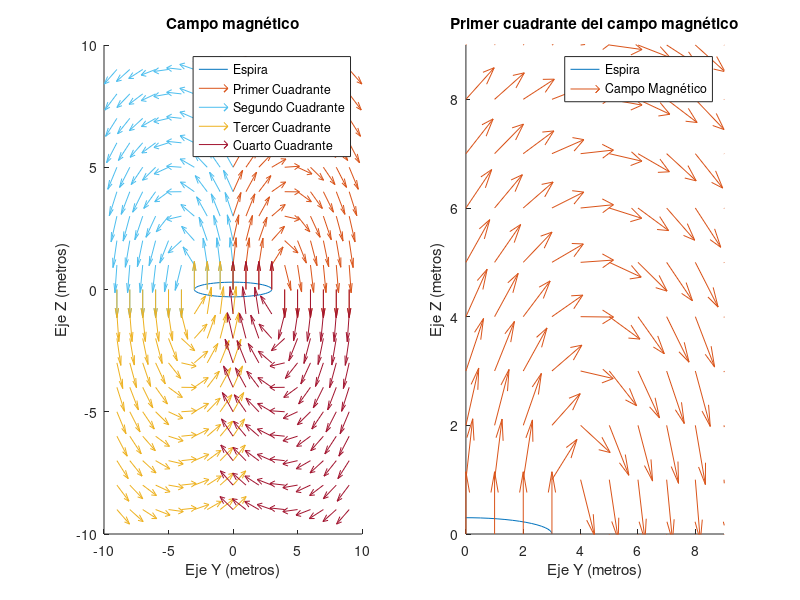

The MATLAB script that drew this image:
clear,cla

h = 1; %Diferencial
a = 3; %Radio de la espira
mu0 = (4*pi)*(10^-7); %Permeabilidad del espacio libre
I = 5*(10^7); %Magnitud de la corriente

%Creamos arreglos para los valores de Y y Z, calcularemos el campo hasta 3 veces el radio de la espira
[y,z] = deal(0:h:3*a);

%Hacemos una cuadrícula creando 2 matrices para Y y Z
[j,k] = meshgrid(y,z);

%Definimos 2 matrices para los campos
Byt = zeros(length(j),length(j));
Bzt = zeros(length(j),length(j));

%Creamos un ciclo for para evaluar la integral de la espira desde 0 hasta 2π
for t = 0:0.01:pi/2

    %Se obtiene el valor de r
    r = sqrt(((a.*cos(t)).^2)+((j-a.*sin(t)).^2) + k.^2);

    %Se implementa la ecuación para los campos magnéticos
    By = (mu0*I/(4*pi)).*k.*a.*(cos(t)./(r.^3));
    Bz = (mu0*I/(4*pi)).*a.*( (a./(r.^3)) - ((j.*sin(t)./(r.^3)))); 

    %Acumulamos los valores para la integral
    Byt = Byt + By; 
    Bzt = Bzt + Bz; 

end

%Se obtiene la magnitud del campo magnético
B = sqrt((Byt.^2)+(Bzt.^2)); 

%Se normalizan los campos magnéticos
Byn = h.*Byt./(1.2.*B); 
Bzn = h.*Bzt./(1.2.*B); 

%Creamos la espira circular 
ex = a*cos(0:0.1:2*pi); 
ey = 0.1*a*sin(0:0.1:2*pi);

%Dividimos el plot
ax = subplot(1,2,1);
hold on

%Se gráfica la espira en el eje (0,0) en la gráfica resultante
plot(ax,ex,ey,'DisplayName','Espira'); 

%Se gráfica el campo magnético en (y,z) para los cuatro cuadrantes
quiver(ax,y,z,Byn,Bzn,'DisplayName','Primer Cuadrante') 
quiver(ax,-y,z,-Byn,Bzn,'DisplayName','Segundo Cuadrante') 
quiver(ax,-y,-z,Byn,Bzn,'DisplayName','Tercer Cuadrante') 
quiver(ax, y,-z,-Byn,Bzn,'DisplayName','Cuarto Cuadrante')

%Formateamos la gráfica
title(ax,"Campo magnético")
xlabel(ax,"Eje Y (metros)")
ylabel(ax,"Eje Z (metros)")
legend(ax)


hold off

%Dividimos el plot
ax = subplot(1,2,2);
hold on

%Se grafica la espira en el eje (0,0) en la gráfica resultante
plot(ax,ex,ey,'DisplayName','Espira');

%Se gráfica el campo magnético en (y,z) para el primer cuadrante
quiver(ax,y,z,Byn,Bzn,'DisplayName','Campo Magnético')
axis(ax,[0 3*a 0 3*a])

%Formateamos la gráfica
title(ax,"Primer cuadrante del campo magnético")
xlabel(ax,"Eje Y (metros)")
ylabel(ax,"Eje Z (metros)")
legend(ax)

hold off
